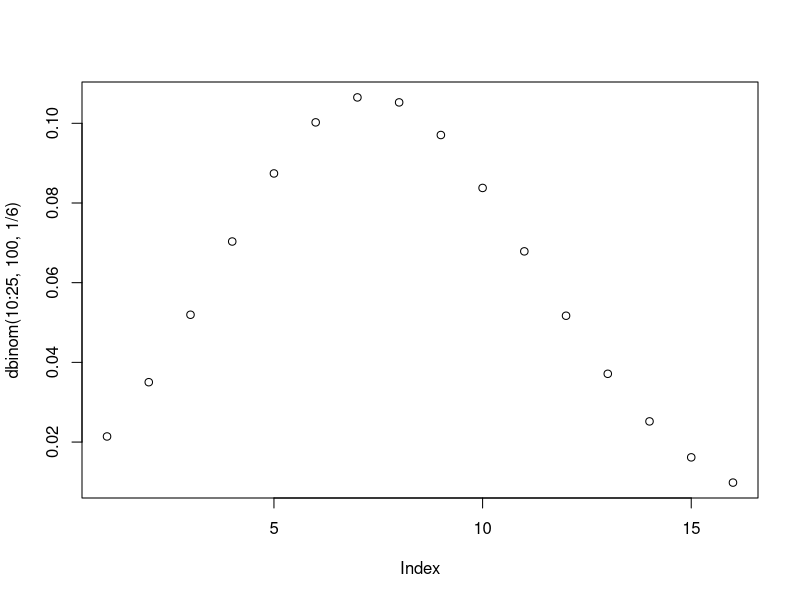

Source code (R):
# hodime 100x kostkou - kolik padne sestek?
# jake je rozdeleni poctu sestek pri 100 hodech


# vyber z hodnot [1,6], 100x s opakovanim
sample(1:6, 100, replace=T)

#kolik nam padlo sestek?
sum(sample(1:6, 100, replace=T) == 6)

# totez pomoci funce rbinom
rbinom(10, 100, 1/6)

# hustota
dbinom(10:25, 100, 1/6)
plot(dbinom(10:25, 100, 1/6))

# hodim 100x kostkou a padne 10 sestek -> je ta kostka prava?
dbinom(10, 100, 1/6) # s 2% pravdepodobnosti se to muze stat, nemuzeme vyloucit, ze neni prava

# jaka je pravdepodobnost, ze sestek padne 10 nebo mene
sum(dbinom(0:10, 100, 1/6))
# pomoci funkce pbinom
pbinom(10, 100, 1/6)

#HW zopakovat co to je kvantilova fce